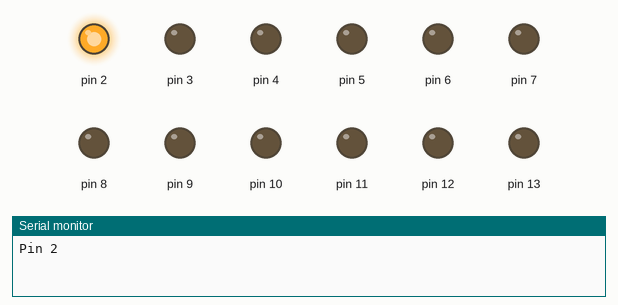
A sketch run on a simulated Arduino Uno, built with avr-gcc and run on an emulated ATmega328P. Shown: output pins drawn as LEDs (lit = HIGH), the last lines printed to the serial monitor.

Above: at 0.05 s.
At 0.45 s:
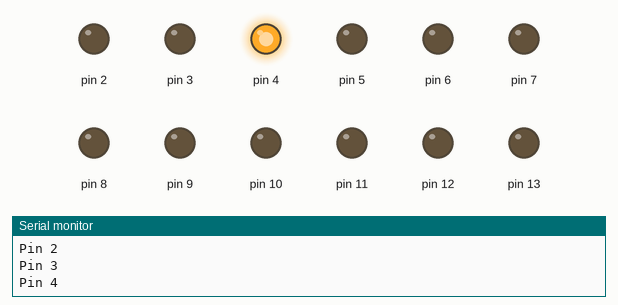
At 1.25 s:
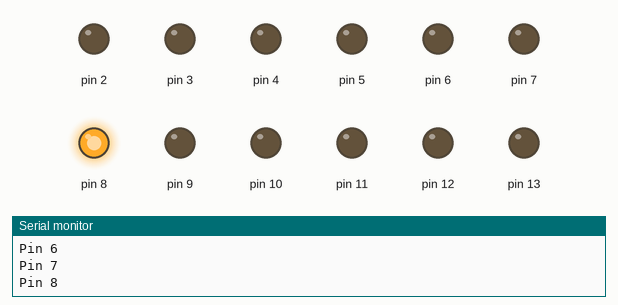
At 2.45 s:
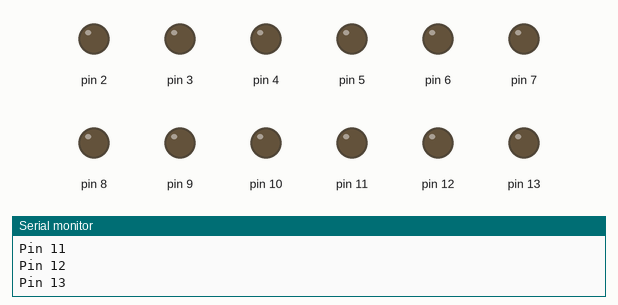
At 4.05 s:
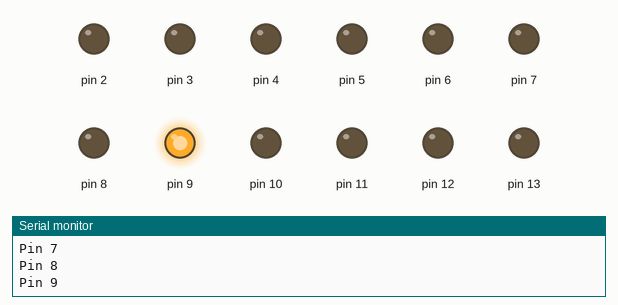
At 5.85 s:
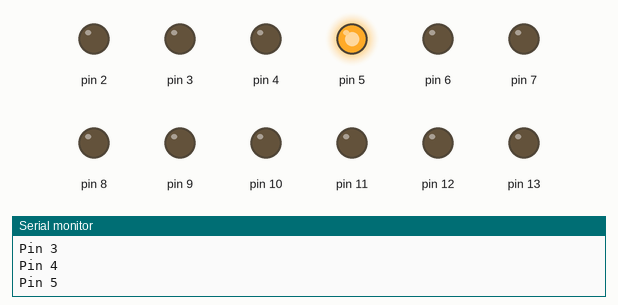
Timing chart, 0 to 6.2 s (numbered marks = the images above):
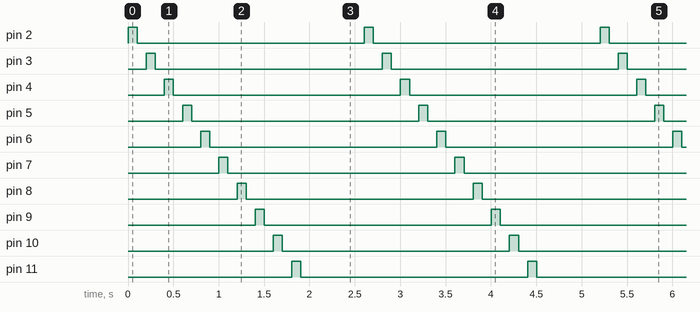

The sketch:

Nano_prueba_pines.ino
```cpp
void setup() {
  Serial.begin(9600);

  for (int i = 2; i >= 2 & i <= 13; i++ ){
    pinMode(i, OUTPUT);
  }


}

void loop() {
  for (int i = 2; i >= 2 & i <=13; i++){
    Serial.println("Pin "+String(i));
    digitalWrite(i, HIGH);
    delay(100);
    digitalWrite(i, LOW);
    delay(100);

  }
  delay(200);


}
```

Measured:
- by itself, pin 2–13: alternates HIGH for 0.10 s and LOW for 2.5 s
- by itself, everything shown: repeats every 2.6 s, in 24 steps
